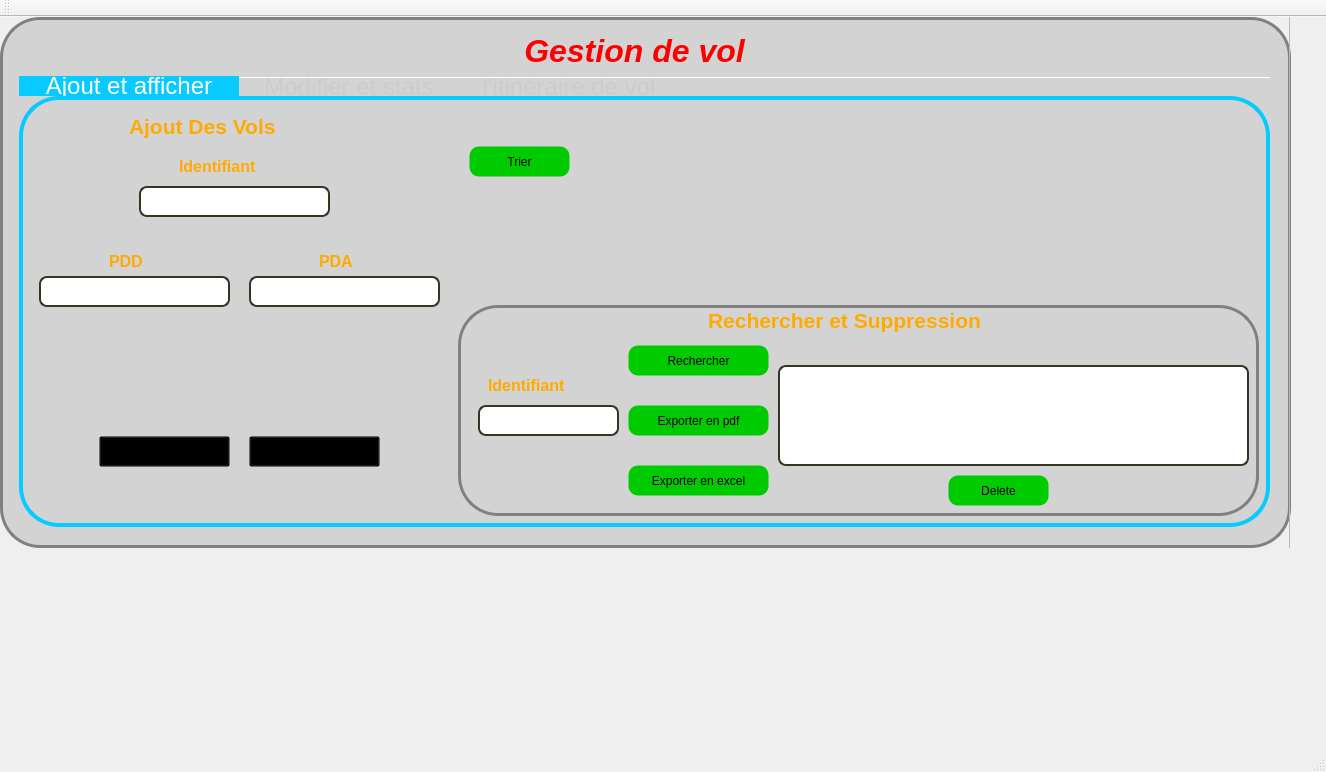
<?xml version="1.0" encoding="UTF-8"?>
<ui version="4.0">
 <class>MainWindow</class>
 <widget class="QMainWindow" name="MainWindow">
  <property name="geometry">
   <rect>
    <x>0</x>
    <y>0</y>
    <width>1326</width>
    <height>772</height>
   </rect>
  </property>
  <property name="windowTitle">
   <string>Gestion des Clients</string>
  </property>
  <widget class="QWidget" name="centralWidget">
   <widget class="QStackedWidget" name="stackedWidget">
    <property name="geometry">
     <rect>
      <x>0</x>
      <y>0</y>
      <width>1291</width>
      <height>531</height>
     </rect>
    </property>
    <property name="styleSheet">
     <string notr="true"/>
    </property>
    <property name="currentIndex">
     <number>1</number>
    </property>
    <widget class="QWidget" name="LoginW">
     <property name="styleSheet">
      <string notr="true">#LoginW{
Background-color : Lightgray;
border : 3px solid gray;
border-radius : 40px;
background-image: url(:/airport-terminal.jpg)

}</string>
     </property>
     <widget class="QFrame" name="Login">
      <property name="geometry">
       <rect>
        <x>-1</x>
        <y>9</y>
        <width>1291</width>
        <height>521</height>
       </rect>
      </property>
      <property name="toolTip">
       <string>&lt;html&gt;&lt;head/&gt;&lt;body&gt;&lt;p&gt;&lt;br/&gt;&lt;/p&gt;&lt;/body&gt;&lt;/html&gt;</string>
      </property>
      <property name="styleSheet">
       <string notr="true"/>
      </property>
      <property name="frameShape">
       <enum>QFrame::StyledPanel</enum>
      </property>
      <property name="frameShadow">
       <enum>QFrame::Raised</enum>
      </property>
      <widget class="QLabel" name="StaffLogin">
       <property name="geometry">
        <rect>
         <x>30</x>
         <y>210</y>
         <width>411</width>
         <height>131</height>
        </rect>
       </property>
       <property name="text">
        <string>&lt;html&gt;&lt;head/&gt;&lt;body&gt;&lt;p align=&quot;center&quot;&gt;&lt;span style=&quot; font-size:28pt; font-weight:600; font-style:italic; color:#ff0000;&quot;&gt;Connexion&lt;/span&gt;&lt;/p&gt;&lt;/body&gt;&lt;/html&gt;</string>
       </property>
      </widget>
      <widget class="QLabel" name="Username">
       <property name="geometry">
        <rect>
         <x>430</x>
         <y>220</y>
         <width>111</width>
         <height>31</height>
        </rect>
       </property>
       <property name="text">
        <string>&lt;html&gt;&lt;head/&gt;&lt;body&gt;&lt;p&gt;&lt;span style=&quot; font-size:12pt; font-weight:600; color:#ffaa00;&quot;&gt;Username : &lt;/span&gt;&lt;/p&gt;&lt;/body&gt;&lt;/html&gt;</string>
       </property>
      </widget>
      <widget class="QLabel" name="Password">
       <property name="geometry">
        <rect>
         <x>430</x>
         <y>300</y>
         <width>111</width>
         <height>31</height>
        </rect>
       </property>
       <property name="text">
        <string>&lt;html&gt;&lt;head/&gt;&lt;body&gt;&lt;p&gt;&lt;span style=&quot; font-size:12pt; font-weight:600; color:#ffaa00;&quot;&gt;Password : &lt;/span&gt;&lt;/p&gt;&lt;/body&gt;&lt;/html&gt;</string>
       </property>
      </widget>
      <widget class="QLineEdit" name="UserText">
       <property name="geometry">
        <rect>
         <x>550</x>
         <y>220</y>
         <width>181</width>
         <height>31</height>
        </rect>
       </property>
       <property name="styleSheet">
        <string notr="true">#UserText{
border : 2px solid black;
border-style: solid;
border-radius: 8px;
}</string>
       </property>
      </widget>
      <widget class="QLineEdit" name="Passtext">
       <property name="geometry">
        <rect>
         <x>550</x>
         <y>300</y>
         <width>181</width>
         <height>31</height>
        </rect>
       </property>
       <property name="styleSheet">
        <string notr="true">#Passtext{
border : 2px solid black;
border-style: solid;
border-radius: 8px;
}</string>
       </property>
      </widget>
      <widget class="QLabel" name="Logo">
       <property name="geometry">
        <rect>
         <x>530</x>
         <y>20</y>
         <width>221</width>
         <height>191</height>
        </rect>
       </property>
       <property name="text">
        <string/>
       </property>
       <property name="pixmap">
        <pixmap>../../../../unknown.png</pixmap>
       </property>
       <property name="scaledContents">
        <bool>true</bool>
       </property>
      </widget>
      <widget class="QPushButton" name="LoginButton">
       <property name="geometry">
        <rect>
         <x>650</x>
         <y>370</y>
         <width>93</width>
         <height>28</height>
        </rect>
       </property>
       <property name="styleSheet">
        <string notr="true">#LoginButton{
background-color: rgb(0, 203, 0);
border-width: 1px;
border-color: none;
border-style: solid;
border-radius: 10px;
}</string>
       </property>
       <property name="text">
        <string>Login</string>
       </property>
      </widget>
      <widget class="QPushButton" name="ResetButton">
       <property name="geometry">
        <rect>
         <x>540</x>
         <y>370</y>
         <width>93</width>
         <height>28</height>
        </rect>
       </property>
       <property name="styleSheet">
        <string notr="true">#ResetButton{
background-color: rgb(0, 203, 0);
border-width: 1px;
border-color: none;
border-style: solid;
border-radius: 10px;
}</string>
       </property>
       <property name="text">
        <string>Reset</string>
       </property>
      </widget>
     </widget>
    </widget>
    <widget class="QWidget" name="GestionDV">
     <property name="styleSheet">
      <string notr="true">#GestionDV{
Background-color : Lightgray;
border : 3px solid gray;
border-radius : 40px;
	background-image: url(:/airport-terminal1.jpg);

}</string>
     </property>
     <widget class="QFrame" name="frame">
      <property name="geometry">
       <rect>
        <x>-1</x>
        <y>-1</y>
        <width>1291</width>
        <height>541</height>
       </rect>
      </property>
      <property name="frameShape">
       <enum>QFrame::StyledPanel</enum>
      </property>
      <property name="frameShadow">
       <enum>QFrame::Raised</enum>
      </property>
      <widget class="QLabel" name="Title">
       <property name="geometry">
        <rect>
         <x>470</x>
         <y>0</y>
         <width>331</width>
         <height>71</height>
        </rect>
       </property>
       <property name="text">
        <string>&lt;html&gt;&lt;head/&gt;&lt;body&gt;&lt;p align=&quot;center&quot;&gt;&lt;span style=&quot; font-size:24pt; font-weight:600; font-style:italic; color:#ff0000;&quot;&gt;Gestion de vol&lt;/span&gt;&lt;/p&gt;&lt;/body&gt;&lt;/html&gt;</string>
       </property>
      </widget>
      <widget class="QTabWidget" name="MainTab">
       <property name="geometry">
        <rect>
         <x>20</x>
         <y>60</y>
         <width>1251</width>
         <height>451</height>
        </rect>
       </property>
       <property name="styleSheet">
        <string notr="true">QWidget{background:transparent;} QTabWidget::pane{border: 1px;border-color:red;background-color: transparent;} 
QTabBar::tab {background-color: transparent;color: #ccc;width: 220px;height:20px;font-size:24px} 
QTabBar::tab:hover{background-color:rgb(255, 151, 6); color: white;}     
QTabBar::tab:selected{background-color: rgb(7, 202, 255); color: white;}
</string>
       </property>
       <property name="tabShape">
        <enum>QTabWidget::Rounded</enum>
       </property>
       <property name="currentIndex">
        <number>0</number>
       </property>
       <property name="documentMode">
        <bool>true</bool>
       </property>
       <widget class="QWidget" name="MainFunctions">
        <property name="autoFillBackground">
         <bool>false</bool>
        </property>
        <property name="styleSheet">
         <string notr="true">#MainFunctions{
border : 4px solid rgb(7, 202, 255);
border-radius: 40px;

}</string>
        </property>
        <attribute name="title">
         <string>Ajout et afficher</string>
        </attribute>
        <widget class="QFrame" name="local">
         <property name="geometry">
          <rect>
           <x>10</x>
           <y>10</y>
           <width>421</width>
           <height>411</height>
          </rect>
         </property>
         <property name="styleSheet">
          <string notr="true">#FrameE{
border: 3px solid gray;
border-radius: 40px;
}</string>
         </property>
         <property name="frameShape">
          <enum>QFrame::StyledPanel</enum>
         </property>
         <property name="frameShadow">
          <enum>QFrame::Raised</enum>
         </property>
         <widget class="QLabel" name="label">
          <property name="geometry">
           <rect>
            <x>150</x>
            <y>40</y>
            <width>111</width>
            <height>41</height>
           </rect>
          </property>
          <property name="text">
           <string>&lt;html&gt;&lt;head/&gt;&lt;body&gt;&lt;p&gt;&lt;span style=&quot; font-size:12pt; font-weight:600; color:#ffaa00;&quot;&gt;Identifiant&lt;/span&gt;&lt;/p&gt;&lt;/body&gt;&lt;/html&gt;</string>
          </property>
         </widget>
         <widget class="QLabel" name="label_6">
          <property name="geometry">
           <rect>
            <x>100</x>
            <y>0</y>
            <width>221</width>
            <height>41</height>
           </rect>
          </property>
          <property name="text">
           <string>&lt;html&gt;&lt;head/&gt;&lt;body&gt;&lt;p&gt;&lt;span style=&quot; font-size:16pt; font-weight:600; color:#ffaa00;&quot;&gt;Ajout Des Vols&lt;/span&gt;&lt;/p&gt;&lt;/body&gt;&lt;/html&gt;</string>
          </property>
         </widget>
         <widget class="QLineEdit" name="id_loc">
          <property name="geometry">
           <rect>
            <x>110</x>
            <y>80</y>
            <width>191</width>
            <height>31</height>
           </rect>
          </property>
          <property name="styleSheet">
           <string notr="true">border : 2px solid #363525;
border-style: solid;
border-radius: 8px;
background-color : white;</string>
          </property>
         </widget>
         <widget class="QLabel" name="label_2">
          <property name="geometry">
           <rect>
            <x>80</x>
            <y>140</y>
            <width>51</width>
            <height>31</height>
           </rect>
          </property>
          <property name="text">
           <string>&lt;html&gt;&lt;head/&gt;&lt;body&gt;&lt;p&gt;&lt;span style=&quot; font-size:12pt; font-weight:600; color:#ffaa00;&quot;&gt;PDD&lt;/span&gt;&lt;/p&gt;&lt;/body&gt;&lt;/html&gt;</string>
          </property>
         </widget>
         <widget class="QLineEdit" name="lieu">
          <property name="geometry">
           <rect>
            <x>10</x>
            <y>170</y>
            <width>191</width>
            <height>31</height>
           </rect>
          </property>
          <property name="styleSheet">
           <string notr="true">border : 2px solid #363525;
border-style: solid;
border-radius: 8px;
background-color:white;</string>
          </property>
         </widget>
         <widget class="QLineEdit" name="phone">
          <property name="geometry">
           <rect>
            <x>220</x>
            <y>170</y>
            <width>191</width>
            <height>31</height>
           </rect>
          </property>
          <property name="styleSheet">
           <string notr="true">border : 2px solid #363525;
border-style: solid;
border-radius: 8px;
background-color:white;</string>
          </property>
          <property name="text">
           <string/>
          </property>
         </widget>
         <widget class="QLabel" name="label_3">
          <property name="geometry">
           <rect>
            <x>290</x>
            <y>140</y>
            <width>41</width>
            <height>31</height>
           </rect>
          </property>
          <property name="text">
           <string>&lt;html&gt;&lt;head/&gt;&lt;body&gt;&lt;p&gt;&lt;span style=&quot; font-size:12pt; font-weight:600; color:#ffaa00;&quot;&gt;PDA&lt;/span&gt;&lt;/p&gt;&lt;/body&gt;&lt;/html&gt;</string>
          </property>
         </widget>
         <widget class="QPushButton" name="add">
          <property name="geometry">
           <rect>
            <x>220</x>
            <y>330</y>
            <width>131</width>
            <height>31</height>
           </rect>
          </property>
          <property name="styleSheet">
           <string notr="true">#AjouterButton{
background-color: rgb(0, 203, 0);
border-width: 1px;
border-color: none;
border-style: solid;
border-radius: 10px;
}


QPushButton:hover {
	background-color: rgb(255, 140, 0);
font: 75 9pt &quot;Comic Sans MS&quot;;
color: rgb(0, 0, 0);
border-radius:10px;
}
QPushButton:pressed {
	background-color: rgb(255, 179, 0);
font: 75 9pt &quot;Comic Sans MS&quot;;
color: rgb(0, 0, 0);
border-radius:10px;
}</string>
          </property>
          <property name="text">
           <string>Ajouter</string>
          </property>
         </widget>
         <widget class="QPushButton" name="edit">
          <property name="geometry">
           <rect>
            <x>70</x>
            <y>330</y>
            <width>131</width>
            <height>31</height>
           </rect>
          </property>
          <property name="styleSheet">
           <string notr="true">#RajouterButton{
background-color: rgb(0, 203, 0);
border-width: 1px;
border-color: none;
border-style: solid;
border-radius: 10px;
}</string>
          </property>
          <property name="text">
           <string>Reset</string>
          </property>
         </widget>
        </widget>
        <widget class="QFrame" name="FrameE2">
         <property name="geometry">
          <rect>
           <x>439</x>
           <y>209</y>
           <width>801</width>
           <height>211</height>
          </rect>
         </property>
         <property name="styleSheet">
          <string notr="true">#FrameE2{
border: 3px solid gray;
border-radius: 40px;
}</string>
         </property>
         <property name="frameShape">
          <enum>QFrame::StyledPanel</enum>
         </property>
         <property name="frameShadow">
          <enum>QFrame::Raised</enum>
         </property>
         <widget class="QLabel" name="label_7">
          <property name="geometry">
           <rect>
            <x>250</x>
            <y>0</y>
            <width>391</width>
            <height>31</height>
           </rect>
          </property>
          <property name="text">
           <string>&lt;html&gt;&lt;head/&gt;&lt;body&gt;&lt;p&gt;&lt;span style=&quot; font-size:16pt; font-weight:600; color:#ffaa00;&quot;&gt;Rechercher et Suppression&lt;/span&gt;&lt;/p&gt;&lt;/body&gt;&lt;/html&gt;</string>
          </property>
         </widget>
         <widget class="QLineEdit" name="Del_line">
          <property name="geometry">
           <rect>
            <x>20</x>
            <y>100</y>
            <width>141</width>
            <height>31</height>
           </rect>
          </property>
          <property name="styleSheet">
           <string notr="true">border : 2px solid #363525;
border-style: solid;
border-radius: 8px;
background-color:white;</string>
          </property>
         </widget>
         <widget class="QLabel" name="label_10">
          <property name="geometry">
           <rect>
            <x>30</x>
            <y>60</y>
            <width>111</width>
            <height>41</height>
           </rect>
          </property>
          <property name="text">
           <string>&lt;html&gt;&lt;head/&gt;&lt;body&gt;&lt;p&gt;&lt;span style=&quot; font-size:12pt; font-weight:600; color:#ffaa00;&quot;&gt;Identifiant&lt;/span&gt;&lt;/p&gt;&lt;/body&gt;&lt;/html&gt;</string>
          </property>
         </widget>
         <widget class="QPushButton" name="pushButton">
          <property name="geometry">
           <rect>
            <x>170</x>
            <y>40</y>
            <width>141</width>
            <height>31</height>
           </rect>
          </property>
          <property name="styleSheet">
           <string notr="true">background-color: rgb(0, 203, 0);
border-width: 1px;
border-color: none;
border-style: solid;
border-radius: 10px;</string>
          </property>
          <property name="text">
           <string>Rechercher</string>
          </property>
         </widget>
         <widget class="QTextBrowser" name="TextAffichage">
          <property name="geometry">
           <rect>
            <x>320</x>
            <y>60</y>
            <width>471</width>
            <height>101</height>
           </rect>
          </property>
          <property name="styleSheet">
           <string notr="true">#TextAffichage{
border : 2px solid #363525;
border-style: solid;
border-radius: 8px;
background-color:white;
}</string>
          </property>
          <property name="html">
           <string>&lt;!DOCTYPE HTML PUBLIC &quot;-//W3C//DTD HTML 4.0//EN&quot; &quot;http://www.w3.org/TR/REC-html40/strict.dtd&quot;&gt;
&lt;html&gt;&lt;head&gt;&lt;meta name=&quot;qrichtext&quot; content=&quot;1&quot; /&gt;&lt;style type=&quot;text/css&quot;&gt;
p, li { white-space: pre-wrap; }
&lt;/style&gt;&lt;/head&gt;&lt;body style=&quot; font-family:'MS Shell Dlg 2'; font-size:7.8pt; font-weight:400; font-style:normal;&quot;&gt;
&lt;p style=&quot;-qt-paragraph-type:empty; margin-top:0px; margin-bottom:0px; margin-left:0px; margin-right:0px; -qt-block-indent:0; text-indent:0px; font-family:'MS Shell Dlg 2';&quot;&gt;&lt;br /&gt;&lt;/p&gt;&lt;/body&gt;&lt;/html&gt;</string>
          </property>
         </widget>
         <widget class="QPushButton" name="RajouterButton_3">
          <property name="geometry">
           <rect>
            <x>170</x>
            <y>100</y>
            <width>141</width>
            <height>31</height>
           </rect>
          </property>
          <property name="styleSheet">
           <string notr="true">background-color: rgb(0, 203, 0);
border-width: 1px;
border-color: none;
border-style: solid;
border-radius: 10px;</string>
          </property>
          <property name="text">
           <string>Exporter en pdf</string>
          </property>
         </widget>
         <widget class="QPushButton" name="RajouterButton_4">
          <property name="geometry">
           <rect>
            <x>170</x>
            <y>160</y>
            <width>141</width>
            <height>31</height>
           </rect>
          </property>
          <property name="styleSheet">
           <string notr="true">background-color: rgb(0, 203, 0);
border-width: 1px;
border-color: none;
border-style: solid;
border-radius: 10px;</string>
          </property>
          <property name="text">
           <string>Exporter en excel</string>
          </property>
         </widget>
         <widget class="QPushButton" name="delete_2">
          <property name="geometry">
           <rect>
            <x>490</x>
            <y>170</y>
            <width>101</width>
            <height>31</height>
           </rect>
          </property>
          <property name="styleSheet">
           <string notr="true">background-color: rgb(0, 203, 0);
border-width: 1px;
border-color: none;
border-style: solid;
border-radius: 10px;</string>
          </property>
          <property name="text">
           <string>Delete</string>
          </property>
         </widget>
        </widget>
        <widget class="QLabel" name="label_11">
         <property name="geometry">
          <rect>
           <x>440</x>
           <y>90</y>
           <width>131</width>
           <height>121</height>
          </rect>
         </property>
         <property name="text">
          <string/>
         </property>
         <property name="pixmap">
          <pixmap>../../../../unknown.png</pixmap>
         </property>
         <property name="scaledContents">
          <bool>true</bool>
         </property>
        </widget>
        <widget class="QPushButton" name="pushButton_3">
         <property name="geometry">
          <rect>
           <x>450</x>
           <y>50</y>
           <width>101</width>
           <height>31</height>
          </rect>
         </property>
         <property name="styleSheet">
          <string notr="true">background-color: rgb(0, 203, 0);
border-width: 1px;
border-color: none;
border-style: solid;
border-radius: 10px;</string>
         </property>
         <property name="text">
          <string>Trier</string>
         </property>
        </widget>
        <widget class="QTableView" name="ShowV">
         <property name="geometry">
          <rect>
           <x>580</x>
           <y>10</y>
           <width>631</width>
           <height>191</height>
          </rect>
         </property>
        </widget>
       </widget>
       <widget class="QWidget" name="SecondaryTab">
        <property name="styleSheet">
         <string notr="true">#SecondaryTab{
border : 4px solid rgb(7, 202, 255);
border-radius: 40px;
}</string>
        </property>
        <attribute name="title">
         <string>Modifier et stats</string>
        </attribute>
        <widget class="QFrame" name="FrameE3">
         <property name="geometry">
          <rect>
           <x>10</x>
           <y>10</y>
           <width>421</width>
           <height>411</height>
          </rect>
         </property>
         <property name="styleSheet">
          <string notr="true">#FrameE3{
border: 3px solid gray;
border-radius: 40px;
}</string>
         </property>
         <property name="frameShape">
          <enum>QFrame::StyledPanel</enum>
         </property>
         <property name="frameShadow">
          <enum>QFrame::Raised</enum>
         </property>
         <widget class="QLabel" name="label_13">
          <property name="geometry">
           <rect>
            <x>120</x>
            <y>40</y>
            <width>171</width>
            <height>41</height>
           </rect>
          </property>
          <property name="text">
           <string>&lt;html&gt;&lt;head/&gt;&lt;body&gt;&lt;p&gt;&lt;span style=&quot; font-size:16pt; font-weight:600; color:#ffaa00;&quot;&gt;Modification&lt;/span&gt;&lt;/p&gt;&lt;/body&gt;&lt;/html&gt;</string>
          </property>
         </widget>
         <widget class="QLabel" name="label_14">
          <property name="geometry">
           <rect>
            <x>90</x>
            <y>190</y>
            <width>51</width>
            <height>31</height>
           </rect>
          </property>
          <property name="text">
           <string>&lt;html&gt;&lt;head/&gt;&lt;body&gt;&lt;p&gt;&lt;span style=&quot; font-size:12pt; font-weight:600; color:#ffaa00;&quot;&gt;PDD&lt;/span&gt;&lt;/p&gt;&lt;/body&gt;&lt;/html&gt;</string>
          </property>
         </widget>
         <widget class="QLineEdit" name="PaMline">
          <property name="geometry">
           <rect>
            <x>240</x>
            <y>220</y>
            <width>121</width>
            <height>31</height>
           </rect>
          </property>
          <property name="styleSheet">
           <string notr="true">border : 2px solid #363525;
border-style: solid;
border-radius: 8px;
background-color:white;</string>
          </property>
         </widget>
         <widget class="QLineEdit" name="PdMline">
          <property name="geometry">
           <rect>
            <x>60</x>
            <y>220</y>
            <width>121</width>
            <height>31</height>
           </rect>
          </property>
          <property name="styleSheet">
           <string notr="true">border : 2px solid #363525;
border-style: solid;
border-radius: 8px;
background-color:white;</string>
          </property>
          <property name="text">
           <string/>
          </property>
         </widget>
         <widget class="QLabel" name="label_15">
          <property name="geometry">
           <rect>
            <x>280</x>
            <y>190</y>
            <width>41</width>
            <height>31</height>
           </rect>
          </property>
          <property name="text">
           <string>&lt;html&gt;&lt;head/&gt;&lt;body&gt;&lt;p&gt;&lt;span style=&quot; font-size:12pt; font-weight:600; color:#ffaa00;&quot;&gt;PDA&lt;/span&gt;&lt;/p&gt;&lt;/body&gt;&lt;/html&gt;</string>
          </property>
         </widget>
         <widget class="QLabel" name="label_16">
          <property name="geometry">
           <rect>
            <x>80</x>
            <y>260</y>
            <width>61</width>
            <height>21</height>
           </rect>
          </property>
          <property name="text">
           <string>&lt;html&gt;&lt;head/&gt;&lt;body&gt;&lt;p&gt;&lt;span style=&quot; font-size:12pt; font-weight:600; color:#ffaa00;&quot;&gt;Durée&lt;/span&gt;&lt;/p&gt;&lt;/body&gt;&lt;/html&gt;</string>
          </property>
         </widget>
         <widget class="QLineEdit" name="DMline">
          <property name="geometry">
           <rect>
            <x>60</x>
            <y>290</y>
            <width>121</width>
            <height>31</height>
           </rect>
          </property>
          <property name="styleSheet">
           <string notr="true">border : 2px solid #363525;
border-style: solid;
border-radius: 8px;
background-color : white</string>
          </property>
         </widget>
         <widget class="QLineEdit" name="CMline">
          <property name="geometry">
           <rect>
            <x>240</x>
            <y>290</y>
            <width>121</width>
            <height>31</height>
           </rect>
          </property>
          <property name="styleSheet">
           <string notr="true">border : 2px solid #363525;
border-style: solid;
border-radius: 8px;
background-color:white</string>
          </property>
         </widget>
         <widget class="QLabel" name="label_17">
          <property name="geometry">
           <rect>
            <x>250</x>
            <y>260</y>
            <width>91</width>
            <height>31</height>
           </rect>
          </property>
          <property name="text">
           <string>&lt;html&gt;&lt;head/&gt;&lt;body&gt;&lt;p&gt;&lt;span style=&quot; font-size:12pt; font-weight:600; color:#ffaa00;&quot;&gt;Capacité&lt;/span&gt;&lt;/p&gt;&lt;/body&gt;&lt;/html&gt;</string>
          </property>
         </widget>
         <widget class="QPushButton" name="Modifier">
          <property name="geometry">
           <rect>
            <x>140</x>
            <y>350</y>
            <width>131</width>
            <height>31</height>
           </rect>
          </property>
          <property name="styleSheet">
           <string notr="true">background-color: rgb(0, 203, 0);
border-width: 1px;
border-color: none;
border-style: solid;
border-radius: 10px;</string>
          </property>
          <property name="text">
           <string>Confirmer</string>
          </property>
         </widget>
         <widget class="QLineEdit" name="IdMline">
          <property name="geometry">
           <rect>
            <x>140</x>
            <y>140</y>
            <width>121</width>
            <height>31</height>
           </rect>
          </property>
          <property name="styleSheet">
           <string notr="true">border : 2px solid #363525;
border-style: solid;
border-radius: 8px;
background-color:white;</string>
          </property>
          <property name="text">
           <string/>
          </property>
         </widget>
         <widget class="QLabel" name="label_19">
          <property name="geometry">
           <rect>
            <x>140</x>
            <y>110</y>
            <width>121</width>
            <height>31</height>
           </rect>
          </property>
          <property name="text">
           <string>&lt;html&gt;&lt;head/&gt;&lt;body&gt;&lt;p&gt;&lt;span style=&quot; font-size:12pt; font-weight:600; color:#ffaa00;&quot;&gt;Identifiant&lt;/span&gt;&lt;/p&gt;&lt;/body&gt;&lt;/html&gt;</string>
          </property>
         </widget>
        </widget>
        <widget class="QLabel" name="label_12">
         <property name="geometry">
          <rect>
           <x>450</x>
           <y>20</y>
           <width>761</width>
           <height>401</height>
          </rect>
         </property>
         <property name="text">
          <string/>
         </property>
         <property name="pixmap">
          <pixmap>../../../../Downloads/Vols.png</pixmap>
         </property>
         <property name="scaledContents">
          <bool>true</bool>
         </property>
        </widget>
       </widget>
       <widget class="QWidget" name="Map">
        <property name="styleSheet">
         <string notr="true">#Map{
border : 4px solid rgb(7, 202, 255);
border-radius: 40px;

}</string>
        </property>
        <attribute name="title">
         <string>l'itinéraire de vol</string>
        </attribute>
        <widget class="QLabel" name="label_18">
         <property name="geometry">
          <rect>
           <x>20</x>
           <y>20</y>
           <width>1201</width>
           <height>391</height>
          </rect>
         </property>
         <property name="text">
          <string/>
         </property>
         <property name="pixmap">
          <pixmap>../../../../2-RadarBox24.jpg</pixmap>
         </property>
         <property name="scaledContents">
          <bool>true</bool>
         </property>
        </widget>
       </widget>
      </widget>
     </widget>
    </widget>
   </widget>
  </widget>
  <widget class="QMenuBar" name="menuBar">
   <property name="geometry">
    <rect>
     <x>0</x>
     <y>0</y>
     <width>1326</width>
     <height>26</height>
    </rect>
   </property>
  </widget>
  <widget class="QToolBar" name="mainToolBar">
   <attribute name="toolBarArea">
    <enum>TopToolBarArea</enum>
   </attribute>
   <attribute name="toolBarBreak">
    <bool>false</bool>
   </attribute>
  </widget>
  <widget class="QStatusBar" name="statusBar"/>
 </widget>
 <layoutdefault spacing="6" margin="11"/>
 <resources/>
 <connections/>
</ui>
